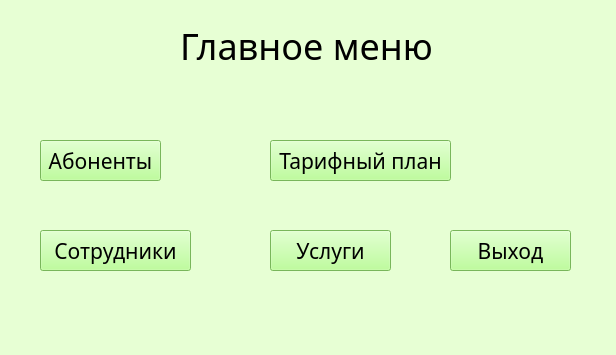
<?xml version="1.0" encoding="UTF-8"?>
<ui version="4.0">
 <class>Form</class>
 <widget class="QWidget" name="Form">
  <property name="geometry">
   <rect>
    <x>0</x>
    <y>0</y>
    <width>616</width>
    <height>355</height>
   </rect>
  </property>
  <property name="windowTitle">
   <string>menu</string>
  </property>
  <property name="styleSheet">
   <string notr="true">background-color: rgb(231, 255, 212);
</string>
  </property>
  <widget class="QLabel" name="label_avtorizazia">
   <property name="geometry">
    <rect>
     <x>180</x>
     <y>20</y>
     <width>291</width>
     <height>51</height>
    </rect>
   </property>
   <property name="font">
    <font>
     <family>Cascadia Mono Light</family>
     <pointsize>27</pointsize>
     <weight>50</weight>
     <italic>false</italic>
     <bold>false</bold>
     <kerning>true</kerning>
    </font>
   </property>
   <property name="styleSheet">
    <string notr="true"/>
   </property>
   <property name="text">
    <string>Главное меню</string>
   </property>
  </widget>
  <widget class="QPushButton" name="pushButton_clienti">
   <property name="geometry">
    <rect>
     <x>40</x>
     <y>140</y>
     <width>121</width>
     <height>41</height>
    </rect>
   </property>
   <property name="font">
    <font>
     <family>Cascadia Mono Light</family>
     <pointsize>16</pointsize>
    </font>
   </property>
   <property name="styleSheet">
    <string notr="true">background-color: rgb(170, 255, 127);</string>
   </property>
   <property name="text">
    <string>Абоненты</string>
   </property>
  </widget>
  <widget class="QPushButton" name="pushButton_tariffPlan">
   <property name="geometry">
    <rect>
     <x>270</x>
     <y>140</y>
     <width>181</width>
     <height>41</height>
    </rect>
   </property>
   <property name="font">
    <font>
     <family>Cascadia Mono Light</family>
     <pointsize>16</pointsize>
    </font>
   </property>
   <property name="styleSheet">
    <string notr="true">background-color: rgb(170, 255, 127);</string>
   </property>
   <property name="text">
    <string>Тарифный план</string>
   </property>
  </widget>
  <widget class="QPushButton" name="pushButton_sotrudniki">
   <property name="geometry">
    <rect>
     <x>40</x>
     <y>230</y>
     <width>151</width>
     <height>41</height>
    </rect>
   </property>
   <property name="font">
    <font>
     <family>Cascadia Mono Light</family>
     <pointsize>16</pointsize>
    </font>
   </property>
   <property name="styleSheet">
    <string notr="true">background-color: rgb(170, 255, 127);</string>
   </property>
   <property name="text">
    <string>Сотрудники</string>
   </property>
  </widget>
  <widget class="QPushButton" name="pushButton_uslugi">
   <property name="geometry">
    <rect>
     <x>270</x>
     <y>230</y>
     <width>121</width>
     <height>41</height>
    </rect>
   </property>
   <property name="font">
    <font>
     <family>Cascadia Mono Light</family>
     <pointsize>16</pointsize>
    </font>
   </property>
   <property name="styleSheet">
    <string notr="true">background-color: rgb(170, 255, 127);</string>
   </property>
   <property name="text">
    <string>Услуги</string>
   </property>
  </widget>
  <widget class="QPushButton" name="pushButton_vihod">
   <property name="geometry">
    <rect>
     <x>450</x>
     <y>230</y>
     <width>121</width>
     <height>41</height>
    </rect>
   </property>
   <property name="font">
    <font>
     <family>Cascadia Mono Light</family>
     <pointsize>16</pointsize>
    </font>
   </property>
   <property name="styleSheet">
    <string notr="true">background-color: rgb(170, 255, 127);</string>
   </property>
   <property name="text">
    <string>Выход</string>
   </property>
  </widget>
 </widget>
 <resources/>
 <connections/>
</ui>
